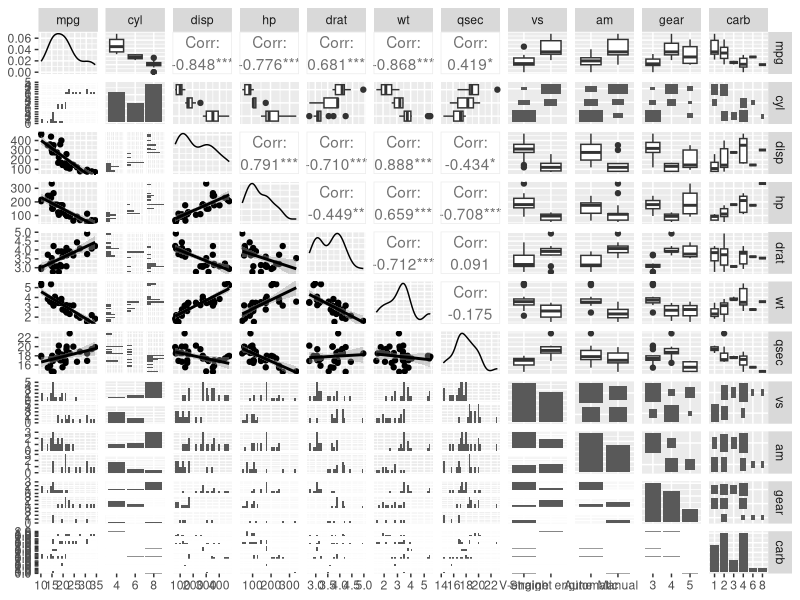
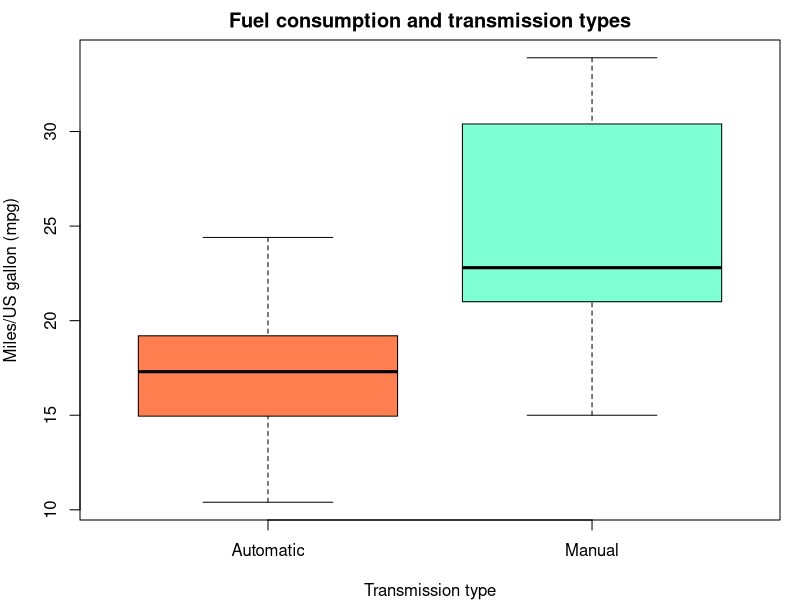
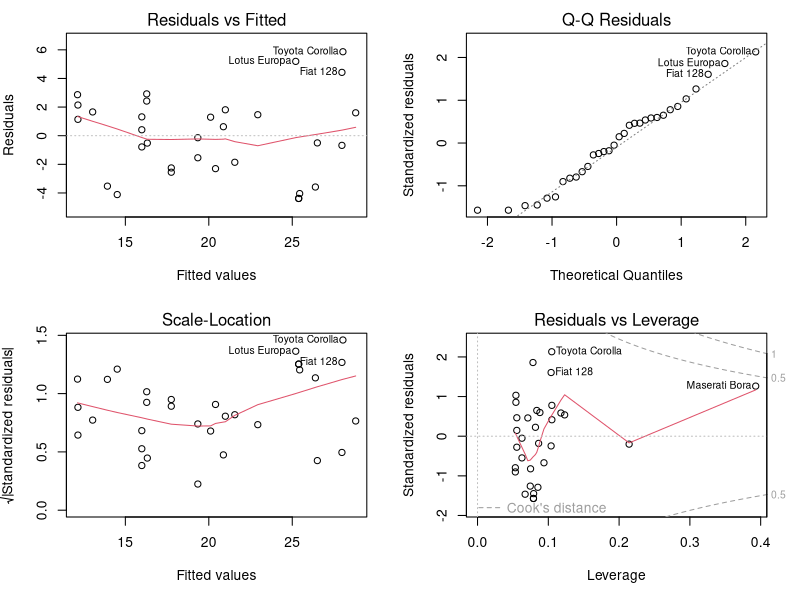
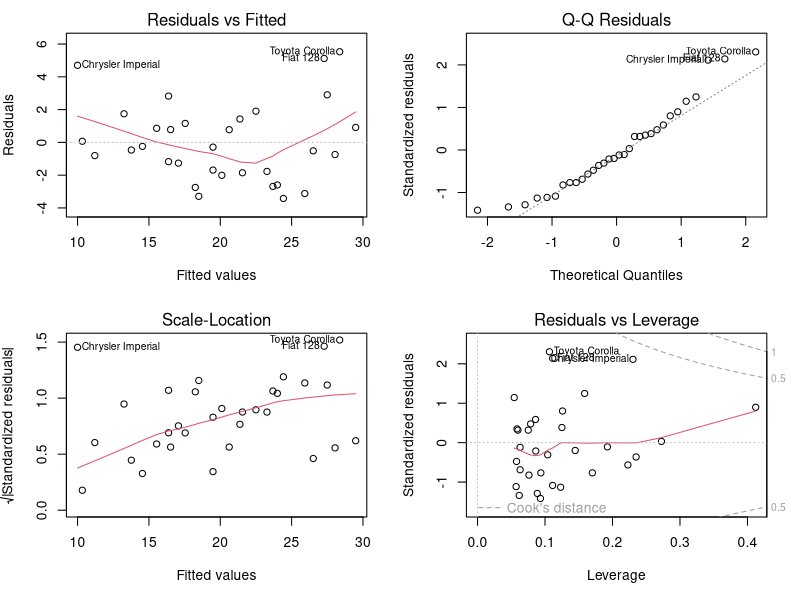

Write the R code that produced these figures, in order.
# Assignment: Regression Models Course Project

library(datasets)
data(mtcars)

# Summaries
?mtcars
summary(mtcars)
str(mtcars)
dim(mtcars)
head(mtcars)
tail(mtcars)

# Formatting factors for analysis (See help page ?mtcars)
mtcars$cyl <- as.factor(mtcars$cyl)
mtcars$gear <- as.factor(mtcars$gear)
mtcars$carb <- as.factor(mtcars$carb)
## http://stackoverflow.com/questions/18617174/r-mtcars-dataset-meaning-of-vs-variable
mtcars$vs <- as.factor(mtcars$vs)
levels(mtcars$vs) <- c("V-engine", "Straight engine")
mtcars$am <- as.factor(mtcars$am)
levels(mtcars$am) <- c("Automatic", "Manual")


# Pair plot
require(GGally)
require(ggplot2)
g <- ggpairs(mtcars, 
             lower = list(continuous = wrap("smooth"))) ##, method = "loess"
g

# Plotting am vs mpg

# g2 <- ggplot(mtcars, aes(x = am, y = mpg, fill = am)) + 
#     geom_boxplot() +
#     labs(title = "Fuel consumption and transmission types", 
#          x = "Transmission", y = "Miles/US gallon (mpg)")
# g2

par(mfrow = c(1, 1), mar = c(4, 4, 2, 1))
boxplot(mpg ~ am, data = mtcars,
        col = c("coral", "aquamarine"),
        xlab = "Transmission type",
        ylab = "Miles/US gallon (mpg)",
        main = "Fuel consumption and transmission types")

# Linear model
fitPrimary <- lm(mpg ~ am, data = mtcars)
summary(fitPrimary)
summary(fitPrimary)$coefficients
##              Estimate Std. Error   t value     Pr(>|t|)
## (Intercept) 17.147368   1.124603 15.247492 1.133983e-15
## factor(am)1  7.244939   1.764422  4.106127 2.850207e-04
summary(fitPrimary)$r.squared
## [1] 0.3597989 => 36% of the variability on MPG is explained by transmission

# Complete model
fitComplete <- lm(mpg ~ ., data = mtcars)
summary(fitComplete)
summary(fitComplete)$coefficients
summary(fitComplete)$adj.r.squared
## [1] 0.7790215 => 78% of the var. on MPG is explained by the complete model

# Another approach... nested models!
## am is the variable investigated
## According to a quick research, another variables related to fuel consumption:
## - hp: gross horsepower
## - wt: weight
## - qsec: 1/4 mile time
## - gear: number of forward gears
## - carb: number of carburetors
fit2 <- update(fitPrimary, mpg ~ am + hp)
fit3 <- update(fitPrimary, mpg ~ am + hp + wt)
fit4 <- update(fitPrimary, mpg ~ am + hp + wt + qsec)
fit5 <- update(fitPrimary, mpg ~ am + hp + wt + qsec + gear)
fit6 <- update(fitPrimary, mpg ~ am + hp + wt + qsec + gear + carb)

anova(fitPrimary, fit2, fit3, fit4, fit5, fit6)

# According to ANOVA results, the models 2 and 3 are statistically significant
summary(fit2)$coefficients
##               Estimate  Std. Error   t value     Pr(>|t|)
## (Intercept) 26.5849137 1.425094292 18.654845 1.073954e-17
## amManual     5.2770853 1.079540576  4.888270 3.460318e-05
## hp          -0.0588878 0.007856745 -7.495191 2.920375e-08
summary(fit2)$adj.r.squared
## 0.7670025 => am and hp explains 77% of the variability...

summary(fit3)$coefficients
##                Estimate  Std. Error   t value     Pr(>|t|)
## (Intercept) 34.00287512 2.642659337 12.866916 2.824030e-13
## amManual     2.08371013 1.376420152  1.513862 1.412682e-01
## hp          -0.03747873 0.009605422 -3.901830 5.464023e-04
## wt          -2.87857541 0.904970538 -3.180850 3.574031e-03
summary(fit3)$adj.r.squared
## 0.8227357 => am, hp and wt explains 82% of the variability...

# Residuals
par(mfrow = c(2, 2), mar = c(5, 4, 2, 2))
##plot(fitPrimary)
plot(fit2)
plot(fit3)

# Diagnostics
?influence.measures

## Model 2: 
round(dfbetas(fit2)[, 2], 3) 
### dfbetas are small, no points with high potential for influence

round(hatvalues(fit2), 3)
### "Maserati Bora" has high leverage but no influence

## Model 3: 
round(dfbetas(fit3)[, 2], 3)
### dfbetas are small, no points with high potential for influence

round(hatvalues(fit3), 3)
### "Maserati Bora" has high leverage but no influence

# Model selection: SELECT MODEL 3!!!